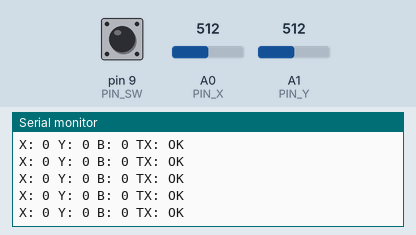
Recording of a sketch running on a simulated Arduino Uno, built with avr-gcc and run on an emulated ATmega328P. On the bench: the last lines printed to the serial monitor. The inputs (shaded band) are chosen by the test bench; at power-on: A0 (PIN_X) = 512, A1 (PIN_Y) = 512, pin 9 (PIN_SW) HIGH. No radio packets arrive unless stated.

Above: at 1.2 s.
1.3 s: A0 (PIN_X) set to 716
At 2.0 s:
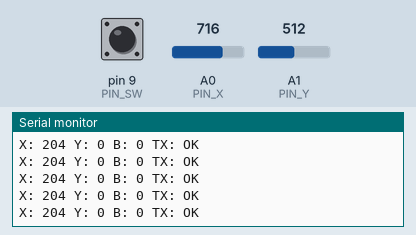
2.8 s: A1 (PIN_Y) set to 716
At 3.4 s:
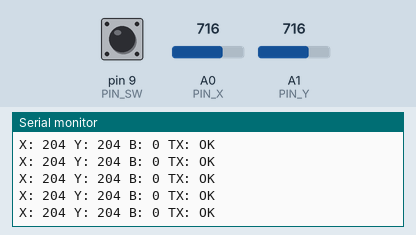
4.3 s: A0 (PIN_X) set to 306
At 5.0 s:
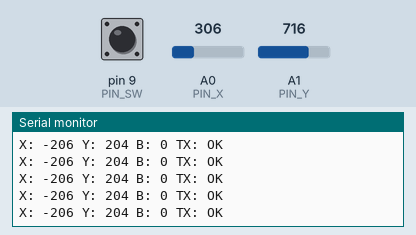
7.3 s: pin 9 (PIN_SW) pulled LOW for 0.15 s
8.9 s: A1 (PIN_Y) set to 900
At 9.4 s:
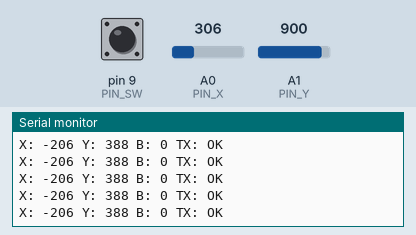
10.4 s: pin 9 (PIN_SW) pulled LOW for 1 s
At 10.9 s:
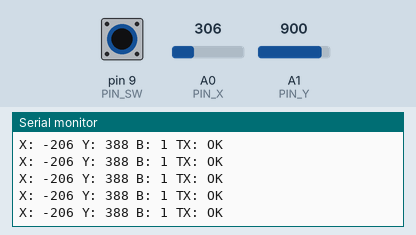
Timing chart, 0 to 13.4 s (numbered marks = the images above; inputs shaded):
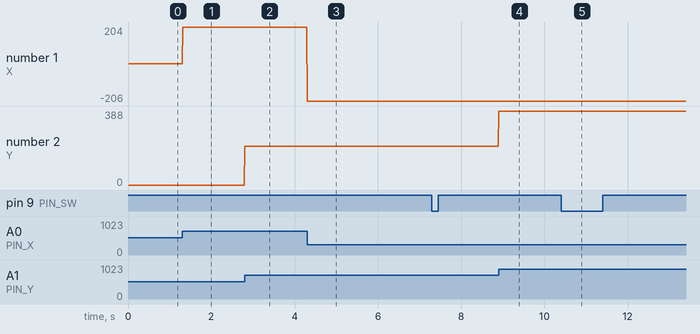

Measured:
- after the input at 1.3 s, the serial monitor: prints a new line at once (image 1)
- after the input at 2.8 s, the serial monitor: prints a new line at once (image 2)
- after the input at 4.3 s, the serial monitor: prints a new line at once (image 3)
- after the input at 8.9 s, the serial monitor: prints a new line at once (image 4)
- after the input at 10.4 s, the serial monitor: prints a new line at once (image 5)
- plotted number 1: 0 → 204 after the input at 1.3 s, 204 → -206 after the input at 4.3 s
- plotted number 2: 204 → 388 after the input at 8.9 s

The sketch:

transmissor.ino
```cpp
#include <SPI.h>
#include <nRF24L01.h>
#include <RF24.h>

RF24 radio(7, 8);  // CE, CSN

const byte endereco[6] = "SUMO1";

// Joystick
const int PIN_X = A0;
const int PIN_Y = A1;
const int PIN_SW = 9;

// Estrutura enviada
struct DadosControle {

  int16_t x;
  int16_t y;

  uint8_t botao;

  uint8_t modo;

  uint16_t contador;
};

DadosControle dados;

unsigned long ultimoEnvio = 0;

const unsigned long intervalo = 15;

void setup() {

  Serial.begin(115200);

  pinMode(PIN_SW, INPUT_PULLUP);

  radio.begin();

  radio.setChannel(108);

  radio.setDataRate(RF24_250KBPS);

  radio.setPALevel(RF24_PA_HIGH);

  radio.setRetries(5, 15);

  radio.openWritingPipe(endereco);

  radio.stopListening();

  dados.x = 0;
  dados.y = 0;
  dados.botao = 0;
  dados.modo = 0;
  dados.contador = 0;

  Serial.println("TRANSMISSOR SUMO");

}

int lerJoystick(int valor) {

  int centro = 512;

  int zonaMorta = 45;

  valor -= centro;

  if (abs(valor) < zonaMorta) {
    return 0;
  }

  valor = constrain(valor, -512, 511);

  return valor;

}

void loop() {

  if (millis() - ultimoEnvio >= intervalo) {

    ultimoEnvio = millis();

    int x = lerJoystick(analogRead(PIN_X));
    int y = lerJoystick(analogRead(PIN_Y));

    /*
       Joystick Shield:

       frente  = Y positivo
       direita = X positivo
    */

    dados.x = x;
    dados.y = y;

    if (digitalRead(PIN_SW) == LOW) {
      dados.botao = 1;
    }
    else {
      dados.botao = 0;
    }

    dados.modo = 0;

    dados.contador++;

    bool sucesso = radio.write(&dados, sizeof(dados));

    Serial.print("X: ");
    Serial.print(dados.x);

    Serial.print(" Y: ");
    Serial.print(dados.y);

    Serial.print(" B: ");
    Serial.print(dados.botao);

    Serial.print(" TX: ");
    Serial.println(sucesso ? "OK" : "FALHA");
  }
}
```
